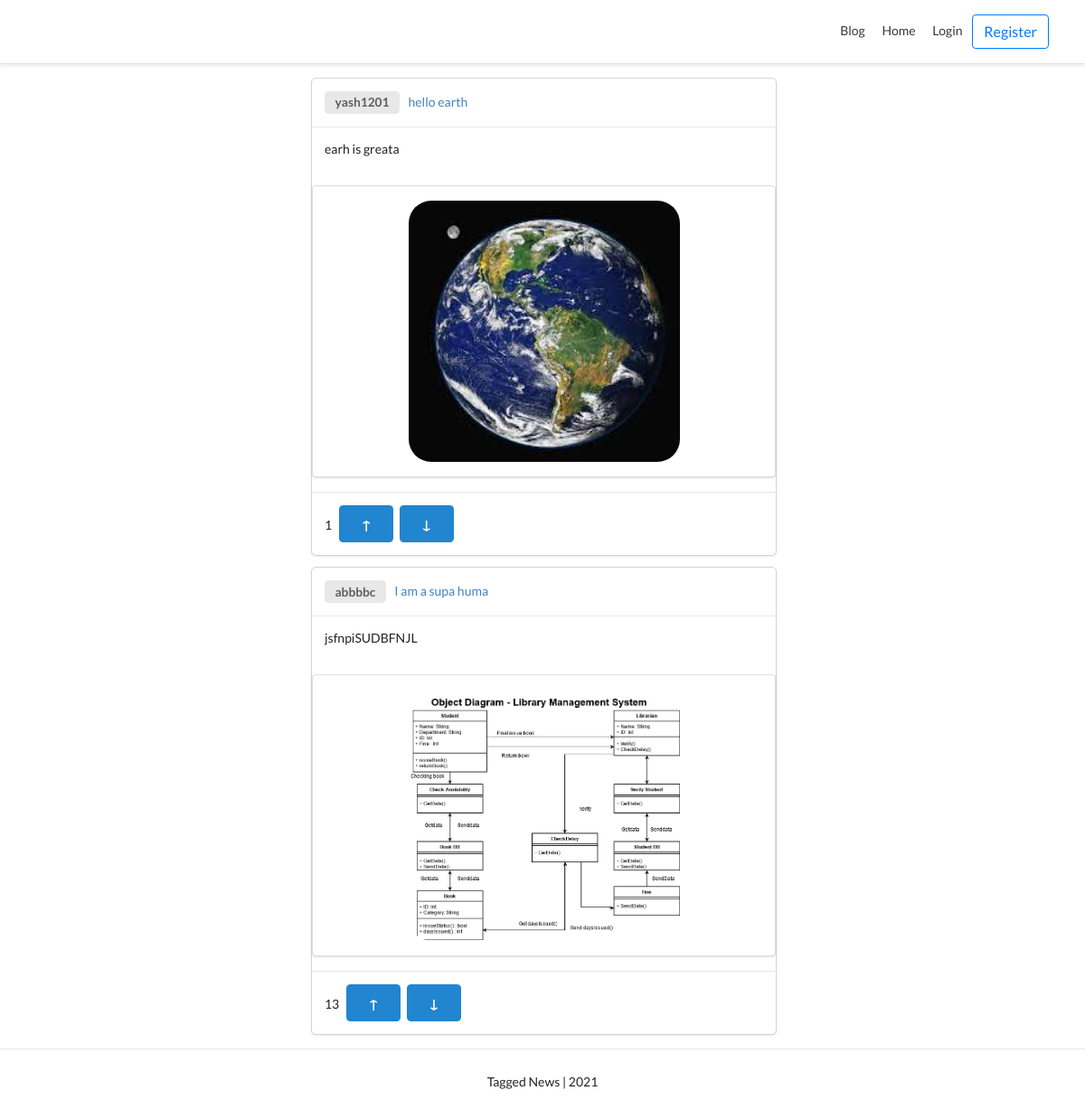
Screenshot of /blog/ with the database file from the repository.
### blog/models.py (models this page shows, shortened)
class BlogPost(models.Model):
    title               = models.CharField(max_length=50, null=False, blank=False)
    body                = models.TextField(max_length=5000, null=False, blank=False)
    image               = models.ImageField(upload_to=upload_location, null=False, blank=False)
    date_published      = models.DateTimeField(auto_now_add=True, verbose_name="date_publishd")
    date_updated        = models.DateTimeField(auto_now=True, verbose_name="date_updated")
    author              = models.ForeignKey(settings.AUTH_USER_MODEL, on_delete=models.CASCADE)
    slug                = models.SlugField(blank=True, unique=True)
    upvote              = models.IntegerField(default=0)
    downvote            = models.IntegerField(default=0)
    def count_vote(self):
        return self.upvote-self.downvote

### account/models.py (models this page shows, shortened)
class Account(AbstractBaseUser, PermissionsMixin):
    email                       = models.EmailField(verbose_name="email", max_length=60, unique=True)
    username                    = models.CharField(max_length=30, unique=True)
    date_joined                 = models.DateTimeField(verbose_name='date joined', auto_now_add=True)
    last_login                  = models.DateTimeField(verbose_name='last login', auto_now=True)
    is_admin                    = models.BooleanField(default=False)
    is_active                   = models.BooleanField(default=True)
    is_staff                    = models.BooleanField(default=False)
    is_superuser                = models.BooleanField(default=False)
    USERNAME_FIELD = 'email'
    REQUIRED_FIELDS = ['username',]
    objects = MyAccountManager()

### blog/views.py (the view)
# urls.py: path('blog/', post_view, name="blog"),
def post_view(request):
	qs=blog.objects.all()
	context = {
	 'qs' : qs,
	}
	return render(request, 'blog/main.html', context)

### blog/templates/blog/main.html (shortened to what this page needs)
{% extends 'base.html' %}
{% load static %}
{% block content %}
<div class="all_posts">
	<div class="ui grid">
		<div class = "row">
			<div class = "ten wide column">
				{% for obj in qs%}
				<div class="ui fluid card">
					<div class="content">
						<a class="item">
						    <div class="ui horizontal label">{{obj.author.username}}</div>
							<a href="{% url 'blog:detail' obj.slug %}" style="text-decoration: none">{{obj.title}}</a>
						</a>
					</div>
					<div class="content">
						{{obj.body}}
					</div>
					<div class="ui segment">
						<img class="ui centered medium image", src={{obj.image.url}}>
					</div>
					<div class="content">
						{{obj.count_vote}}
						<button class="ui primary button">↑</button>
						<button class="ui primary button">↓</button>
					</div>
				</div>
				{% endfor %}
			</div>
			<div class = "six wide column">
			</div>
		</div>
	</div>
</div>
{% endblock content %}

### templates/snippets/header.html (style rules this page uses)
@media (min-width: 768px) { html { font-size: 16px; } }

### blog/templates/blog/main.html (style rules this page uses)
.all_posts { margin-left: 30%; }
.image { border-radius: 25px; transition: border-radius 0.5s, width 1s ease, height 1s ease; }

### rows the page displays
BlogPost: author.username "yash1201", title "hello earth", body "earh is greata", image (picture), count_vote "1"
BlogPost: author.username "abbbbc", title "I am a supa huma", body "jsfnpiSUDBFNJL", image (picture), count_vote "13"
